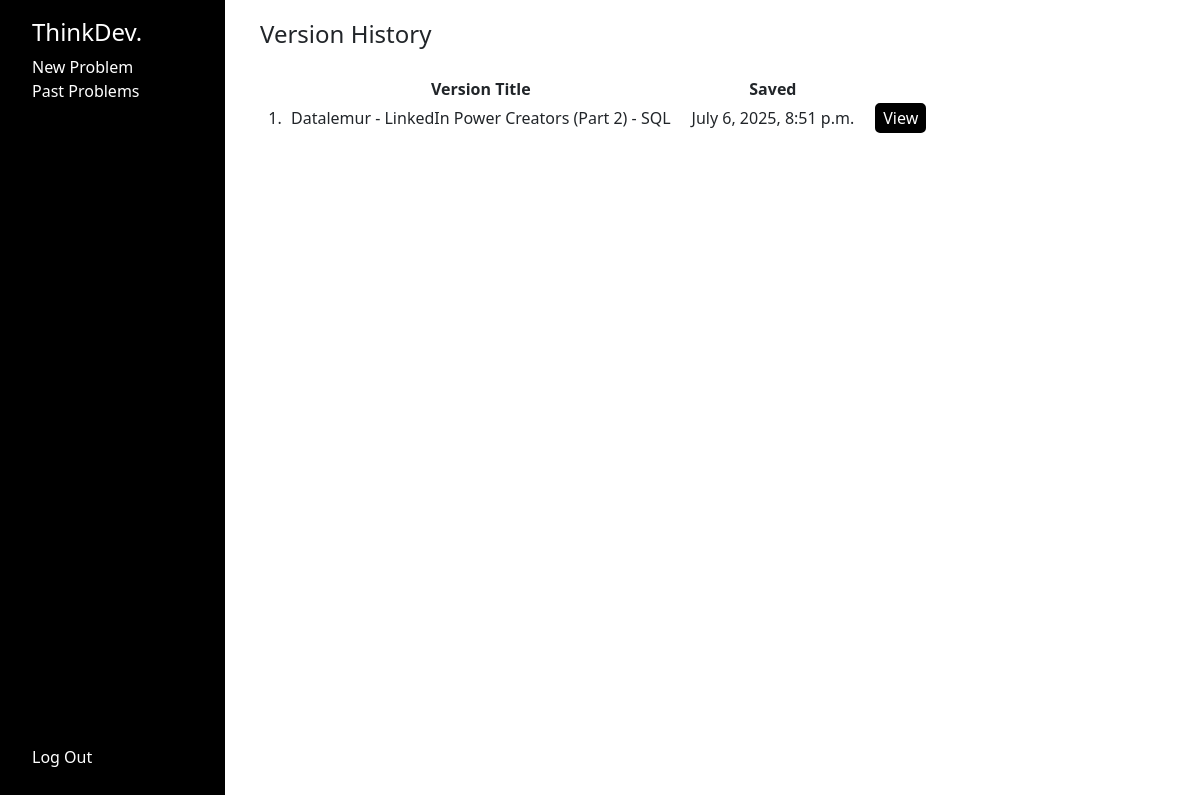
The page /problemlog/versions/80 (signed in) on the database its author committed.
### problemlog/models.py (models this page shows)
class ProblemVersions(models.Model):
    problem_id = models.ForeignKey(Problems, on_delete=models.CASCADE)
    username = models.CharField(max_length=255)
    version_number = models.IntegerField(default=1)
    problem_title = models.CharField(max_length=10000)
    problem_description = models.CharField(max_length=10000)
    problem_summary = models.CharField(max_length=10000)
    pseudo_code = models.CharField(max_length=10000)
    source_code = models.CharField(max_length=10000)
    solved = models.CharField(max_length=50)
    submit_time = models.DateTimeField(auto_now_add=True)

### problemlog/views.py (the view)
# urls.py: path("problemlog/versions/<int:id_entry>", views.problem_versions, name="problem_versions"),
@login_required
def problem_versions(request, id_entry):
    versions =  ProblemVersions.objects.filter(problem_id = id_entry, username = request.user.username)
    return render(request, "versions.html", {
        "versions": versions
    })

### problemlog/templates/versions.html (shortened to what this page needs)
{% extends "layout.html" %}
{% block body %}
<h4>Version History</h4>
<table>
    <tr>
        <td>
        </td>
        <td class="log_table_cell">
            <b>Version Title</b>
        </td>
        <td class="log_table_cell">
            <b>Saved</b>
        </td>
    </tr>
    {% for version in versions %}
    <tr style="text-align: center;">
        <td style="width: 30px;">
            {{forloop.counter}}.
        </td>
        <td style="padding-right: 20px;">
            {{ version.problem_title }}
        </td>
        <td style="padding-right: 20px;">
            {{ version.submit_time }}
        </td>
        <form action="{% url 'versions_view' id_entry=version.id %}" method="POST">
            <td style="padding-right: 20px;">
                <input style="border-radius: 5px; background-color:black; color: white; border: 2px solid black;"
                    name="view_button" type="submit" value="View">
            </td>
        </form>
    </tr>
    {% endfor %}
</table>
{% endblock %}

### problemlog/static/styles.css (style rules this page uses)
.sidebar_pages { height: 100%; width: 100%; display: grid; grid-template-columns: 225px 1fr; }
.log_table_cell { padding-top: 20px; padding-right: 20px; text-align: center; }

### rows shown on the page
ProblemVersions: problem_title "Datalemur - LinkedIn Power Creators (Part 2) - SQL", submit_time "July 6, 2025, 8:51 p.m."
